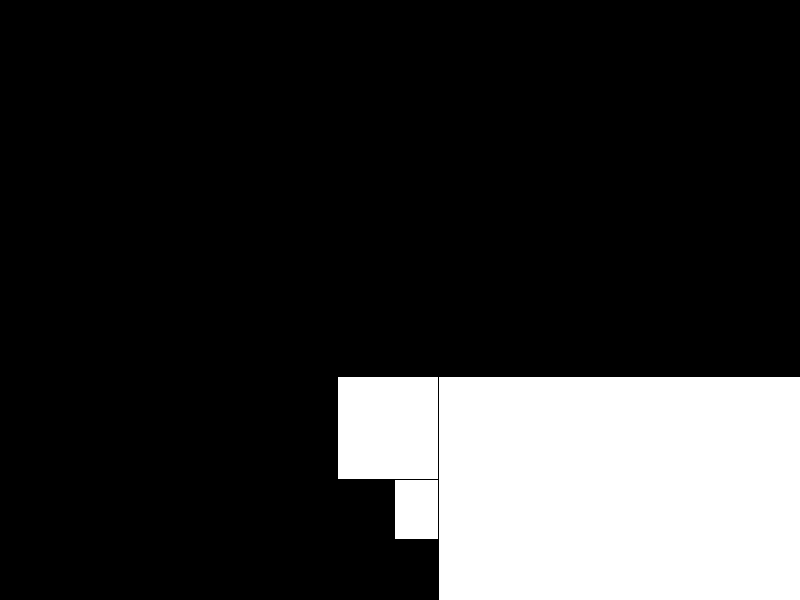
Frame 1 (no input)
Frame 60 (the mouse pressed at the canvas centre just before this capture): identical to frame 1, image omitted
Frame 120 (the mouse held since frame 60 and released just before this capture): identical to frame 1, image omitted

The Processing sketch that drew this single still picture (run headless with seeded random() and noise(); from frame 60 on, the mouse is pressed at the canvas centre):

// Processing sketch: sketch_250912b
// ── sketch_250912b.pde
float[] x = new float[5];
float[] w = new float[5];
float[] h = new float[5];
float y;
void setup() {
  size(800, 600);
    for (int i = 0; i < 5; i++) {
    x[i] = random(300, width-100);
    w[i] = random(200, 600);
    h[i] = random(100, 300);
    y=height-h[i];}
}
void draw() {
 background(0); 
  for (int i = 0; i < 5; i++) {
    rect(x[i], y, w[i], h[i]);
  }
}
